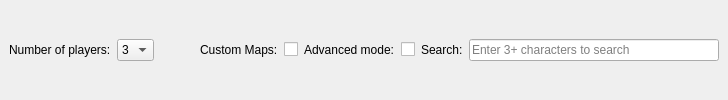
        <widget class="QWidget" name="selectControls" native="true">
         <property name="sizePolicy">
          <sizepolicy hsizetype="Expanding" vsizetype="Fixed">
           <horstretch>0</horstretch>
           <verstretch>0</verstretch>
          </sizepolicy>
         </property>
         <property name="minimumSize">
          <size>
           <width>0</width>
           <height>0</height>
          </size>
         </property>
         <property name="card" stdset="0">
          <bool>true</bool>
         </property>
         <layout class="QHBoxLayout" name="selectControlsLayout">
          <property name="spacing">
           <number>6</number>
          </property>
          <property name="leftMargin">
           <number>9</number>
          </property>
          <property name="topMargin">
           <number>9</number>
          </property>
          <property name="rightMargin">
           <number>9</number>
          </property>
          <property name="bottomMargin">
           <number>9</number>
          </property>
          <item>
           <widget class="QLabel" name="lblSelectPlayers">
            <property name="text">
             <string>Number of players:</string>
            </property>
            <property name="margin">
             <number>6</number>
            </property>
           </widget>
          </item>
          <item>
           <widget class="QComboBox" name="cbSelectPlayers">
            <property name="sizePolicy">
             <sizepolicy hsizetype="Preferred" vsizetype="Fixed">
              <horstretch>0</horstretch>
              <verstretch>0</verstretch>
             </sizepolicy>
            </property>
            <item>
             <property name="text">
              <string>3</string>
             </property>
            </item>
            <item>
             <property name="text">
              <string>4</string>
             </property>
            </item>
            <item>
             <property name="text">
              <string>5</string>
             </property>
            </item>
           </widget>
          </item>
          <item>
           <spacer name="selectControlsSpacer">
            <property name="orientation">
             <enum>Qt::Orientation::Horizontal</enum>
            </property>
            <property name="sizeHint" stdset="0">
             <size>
              <width>40</width>
              <height>20</height>
             </size>
            </property>
           </spacer>
          </item>
          <item>
           <widget class="QLabel" name="lblSelectCustomMaps">
            <property name="text">
             <string>Custom Maps:</string>
            </property>
            <property name="margin">
             <number>6</number>
            </property>
           </widget>
          </item>
          <item>
           <widget class="QCheckBox" name="cbSelectCustomMaps">
            <property name="text">
             <string/>
            </property>
            <property name="checked">
             <bool>false</bool>
            </property>
           </widget>
          </item>
          <item>
           <widget class="QLabel" name="lblSelectAdvancedMode">
            <property name="text">
             <string>Advanced mode:</string>
            </property>
            <property name="margin">
             <number>6</number>
            </property>
           </widget>
          </item>
          <item>
           <widget class="QCheckBox" name="cbSelectAdvancedMode">
            <property name="text">
             <string/>
            </property>
           </widget>
          </item>
          <item>
           <widget class="QLabel" name="lblSelectSearch">
            <property name="text">
             <string>Search:</string>
            </property>
            <property name="margin">
             <number>6</number>
            </property>
           </widget>
          </item>
          <item>
           <widget class="QLineEdit" name="edtSelectSearch">
            <property name="sizePolicy">
             <sizepolicy hsizetype="Fixed" vsizetype="Fixed">
              <horstretch>0</horstretch>
              <verstretch>0</verstretch>
             </sizepolicy>
            </property>
            <property name="minimumSize">
             <size>
              <width>250</width>
              <height>0</height>
             </size>
            </property>
            <property name="maximumSize">
             <size>
              <width>250</width>
              <height>16777215</height>
             </size>
            </property>
            <property name="placeholderText">
             <string>Enter 3+ characters to search</string>
            </property>
            <property name="clearButtonEnabled">
             <bool>false</bool>
            </property>
           </widget>
          </item>
         </layout>
        </widget>
